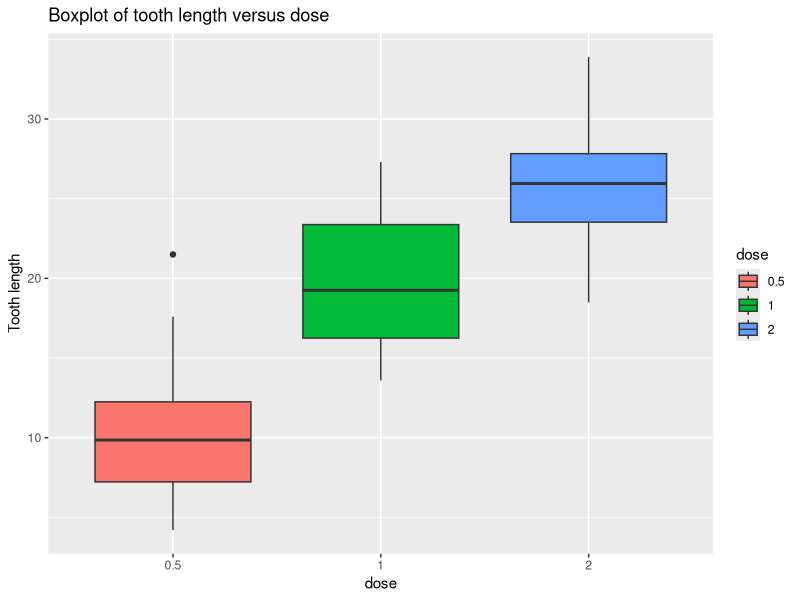
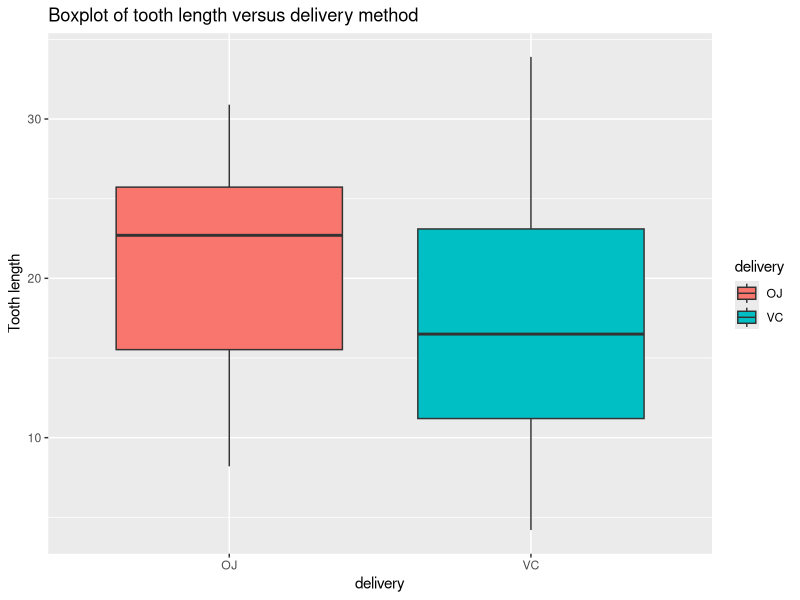

The R script that drew these images, in order:
## ---- chunk 1
library(dplyr)
library(ggplot2)
## ---- chunk 2
df <- ToothGrowth
df <- df %>%
    mutate(dose = as.factor(dose)) %>%
	rename(delivery = supp)
str(df)
## ---- chunk 3
ggplot(data=df, aes(x=dose,y=len)) +
    geom_boxplot(aes(fill=dose)) +
    labs(x = "dose",
         y="Tooth length",
         title="Boxplot of tooth length versus dose");
## ---- chunk 4
ggplot(data=df, aes(x=delivery,y=len)) +
    geom_boxplot(aes(fill=delivery)) +
    labs(x = "delivery",
         y="Tooth length",
         title="Boxplot of tooth length versus delivery method");
